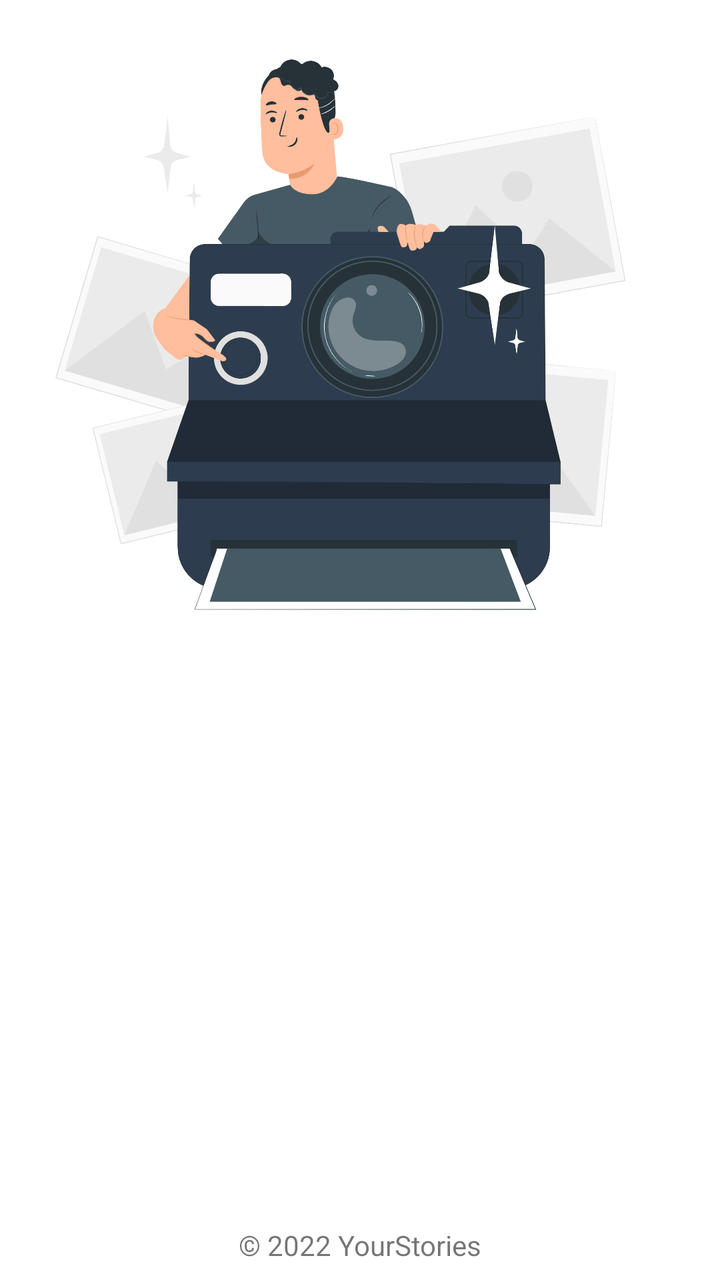
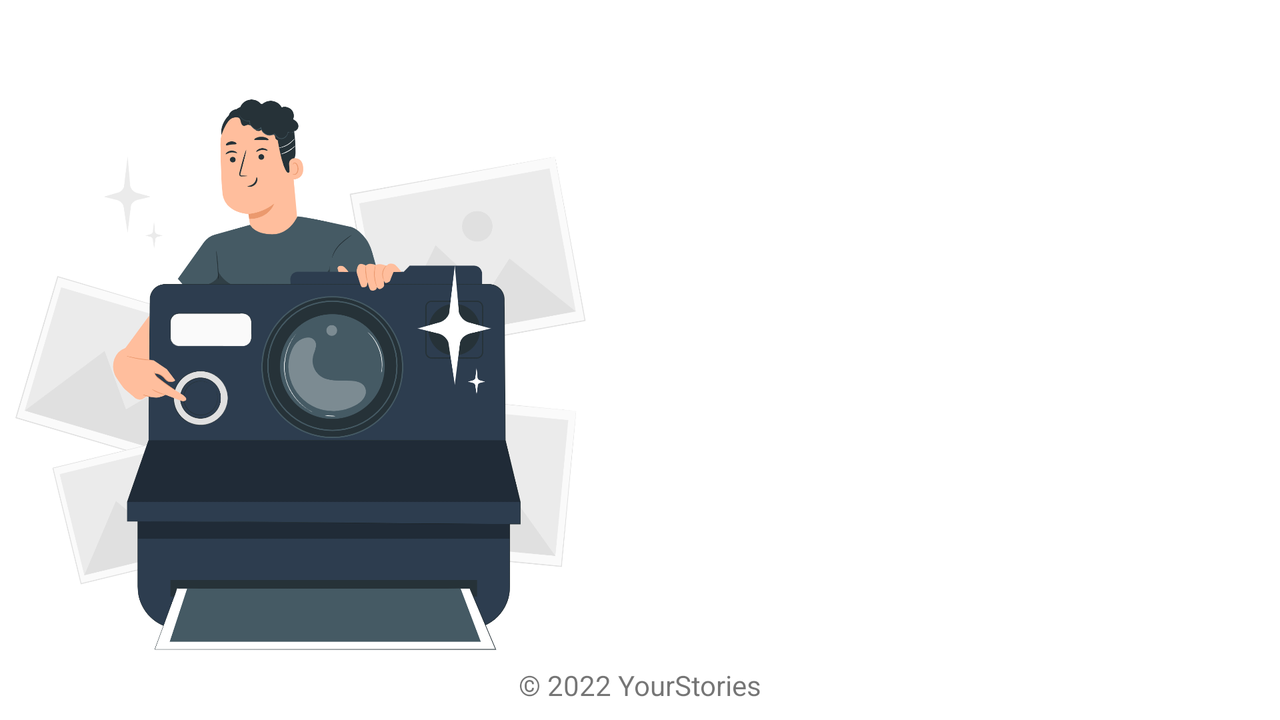

One screen, two layout resources from the same app: the default and the repository's alternative for another configuration. Each is rendered where Android would select it; the XML of both is given below.
<!-- AndroidManifest.xml: application theme Theme.LoginWithAnimation -->
<!-- res/layout/activity_welcome.xml -->
<?xml version="1.0" encoding="utf-8"?>
<androidx.constraintlayout.widget.ConstraintLayout xmlns:android="http://schemas.android.com/apk/res/android"
    xmlns:app="http://schemas.android.com/apk/res-auto"
    xmlns:tools="http://schemas.android.com/tools"
    android:id="@+id/background"
    android:layout_width="match_parent"
    android:layout_height="match_parent"
    tools:context="com.dicoding.picodiploma.mysubmission1.view.welcome.WelcomeActivity">

    <ImageView
        android:id="@+id/imageView"
        android:layout_width="0dp"
        android:layout_height="0dp"
        app:layout_constraintBottom_toTopOf="@+id/guidelineHorizontal"
        app:layout_constraintEnd_toEndOf="parent"
        app:layout_constraintStart_toStartOf="parent"
        app:layout_constraintTop_toTopOf="parent"
        app:srcCompat="@drawable/camera_pana" />

    <TextView
        android:id="@+id/titleTextView"
        android:layout_width="0dp"
        android:layout_height="wrap_content"
        android:layout_marginStart="32dp"
        android:layout_marginTop="8dp"
        android:layout_marginEnd="32dp"
        android:alpha="0"
        android:text="@string/title_welcome_page"
        android:textColor="@color/black"
        android:textSize="20sp"
        android:textStyle="bold"
        app:layout_constraintEnd_toEndOf="parent"
        app:layout_constraintHorizontal_bias="0.0"
        app:layout_constraintStart_toStartOf="parent"
        app:layout_constraintTop_toTopOf="@+id/guidelineHorizontal" />

    <TextView
        android:id="@+id/descTextView"
        android:layout_width="0dp"
        android:layout_height="wrap_content"
        android:layout_marginStart="32dp"
        android:layout_marginTop="8dp"
        android:layout_marginEnd="32dp"
        android:alpha="0"
        android:text="@string/message_welcome_page"
        android:textColor="@color/navi"
        android:textSize="14sp"
        app:layout_constraintEnd_toEndOf="parent"
        app:layout_constraintHorizontal_bias="0.0"
        app:layout_constraintStart_toStartOf="parent"
        app:layout_constraintTop_toBottomOf="@+id/titleTextView" />

    <Button
        android:id="@+id/loginButton"
        android:layout_width="0dp"
        android:layout_height="wrap_content"
        android:layout_marginStart="32dp"
        android:layout_marginTop="32dp"
        android:layout_marginEnd="16dp"
        android:alpha="0"
        android:backgroundTint="@color/navi"
        android:text="@string/login"
        app:layout_constraintEnd_toStartOf="@+id/guidelineVertical"
        app:layout_constraintStart_toStartOf="parent"
        app:layout_constraintTop_toBottomOf="@+id/descTextView" />

    <Button
        android:id="@+id/signupButton"
        android:layout_width="0dp"
        android:layout_height="wrap_content"
        android:layout_marginStart="16dp"
        android:layout_marginTop="32dp"
        android:layout_marginEnd="32dp"
        android:alpha="0"
        android:backgroundTint="@color/navi"
        android:text="@string/signup"
        app:layout_constraintEnd_toEndOf="parent"
        app:layout_constraintStart_toStartOf="@+id/guidelineVertical"
        app:layout_constraintTop_toBottomOf="@+id/descTextView" />

    <androidx.constraintlayout.widget.Guideline
        android:id="@+id/guidelineHorizontal"
        android:layout_width="wrap_content"
        android:layout_height="64dp"
        android:orientation="horizontal"
        app:layout_constraintEnd_toEndOf="parent"
        app:layout_constraintGuide_percent="0.5"
        app:layout_constraintStart_toStartOf="parent" />

    <androidx.constraintlayout.widget.Guideline
        android:id="@+id/guidelineVertical"
        android:layout_width="wrap_content"
        android:layout_height="64dp"
        android:orientation="vertical"
        app:layout_constraintEnd_toEndOf="parent"
        app:layout_constraintGuide_percent="0.5"
        app:layout_constraintStart_toStartOf="parent" />

    <TextView
        android:id="@+id/copyrightTextView"
        android:layout_width="wrap_content"
        android:layout_height="wrap_content"
        android:layout_marginStart="32dp"
        android:layout_marginEnd="32dp"
        android:layout_marginBottom="8dp"
        android:text="@string/copyright"
        android:textSize="14sp"
        app:layout_constraintBottom_toBottomOf="parent"
        app:layout_constraintEnd_toEndOf="parent"
        app:layout_constraintStart_toStartOf="parent" />

    <ImageView
        android:id="@+id/settingImageView"
        android:layout_width="50dp"
        android:layout_height="50dp"
        android:layout_marginTop="8dp"
        android:layout_marginEnd="8dp"
        android:padding="8dp"
        app:layout_constraintEnd_toEndOf="parent"
        app:layout_constraintTop_toTopOf="parent"
        app:srcCompat="@drawable/ic_baseline_settings"
        app:tint="@color/black" />

</androidx.constraintlayout.widget.ConstraintLayout>
<!-- resources referenced by this layout -->
<resources>
  <color name="black">#FF000000</color>
  <color name="navi">#2D3D4F</color>
  <!-- drawable camera_pana: png bitmap (drawable, 340723 bytes) -->
  <string name="copyright">© 2022 YourStories</string>
  <string name="login">Login</string>
  <string name="message_welcome_page">Want to share your daily story?  Or share your experience through the picture?  Just register on Your Stories!</string>
  <string name="signup">Signup</string>
  <string name="title_welcome_page">Welcome to Your Stories!</string>
  <style name="Theme.LoginWithAnimation" parent="Theme.MaterialComponents.DayNight.DarkActionBar">
          
          <item name="colorPrimary">@color/navi</item>
          <item name="colorPrimaryVariant">@color/black</item>
          <item name="colorOnPrimary">@color/white</item>
          
          <item name="colorSecondary">@color/red_200</item>
          <item name="colorSecondaryVariant">@color/red_700</item>
          <item name="colorOnSecondary">@color/black</item>
          
          <item name="android:statusBarColor" tools:targetApi="l">?attr/colorPrimaryVariant</item>
          
      </style>
  <color name="white">#FFFFFFFF</color>
  <color name="red_200">#F06292</color>
  <color name="red_700">#AD1457</color>
</resources>
<!-- res/layout-land/activity_welcome.xml (the repository's variant of the layout above) -->
<!-- drawn on the phone turned sideways -->
<?xml version="1.0" encoding="utf-8"?>
<androidx.constraintlayout.widget.ConstraintLayout xmlns:android="http://schemas.android.com/apk/res/android"
    xmlns:app="http://schemas.android.com/apk/res-auto"
    xmlns:tools="http://schemas.android.com/tools"
    android:id="@+id/background"
    android:layout_width="match_parent"
    android:layout_height="match_parent"
    tools:context="com.dicoding.picodiploma.mysubmission1.view.welcome.WelcomeActivity">

    <ImageView
        android:id="@+id/imageView"
        android:layout_width="0dp"
        android:layout_height="0dp"
        app:layout_constraintBottom_toBottomOf="parent"
        app:layout_constraintEnd_toStartOf="@+id/guidelineVertical"
        app:layout_constraintStart_toStartOf="parent"
        app:layout_constraintTop_toTopOf="parent"
        app:srcCompat="@drawable/camera_pana" />

    <TextView
        android:id="@+id/titleTextView"
        android:layout_width="0dp"
        android:layout_height="wrap_content"
        android:layout_marginStart="8dp"
        android:layout_marginTop="32dp"
        android:layout_marginEnd="8dp"
        android:alpha="0"
        android:text="@string/title_welcome_page"
        android:textColor="@color/black"
        android:textSize="20sp"
        android:textStyle="bold"
        app:layout_constraintEnd_toEndOf="parent"
        app:layout_constraintStart_toEndOf="@+id/imageView"
        app:layout_constraintTop_toBottomOf="@+id/settingImageView" />

    <TextView
        android:id="@+id/descTextView"
        android:layout_width="0dp"
        android:layout_height="wrap_content"
        android:layout_marginTop="32dp"
        android:alpha="0"
        android:text="@string/message_welcome_page"
        android:textColor="@color/navi"
        android:textSize="14sp"
        app:layout_constraintEnd_toEndOf="@+id/titleTextView"
        app:layout_constraintStart_toStartOf="@+id/titleTextView"
        app:layout_constraintTop_toBottomOf="@+id/titleTextView" />

    <Button
        android:id="@+id/loginButton"
        android:layout_width="0dp"
        android:layout_height="wrap_content"
        android:layout_marginTop="32dp"
        android:alpha="0"
        android:backgroundTint="@color/navi"
        android:text="@string/login"
        app:layout_constraintEnd_toEndOf="@+id/signupButton"
        app:layout_constraintStart_toStartOf="@+id/signupButton"
        app:layout_constraintTop_toBottomOf="@+id/signupButton" />

    <Button
        android:id="@+id/signupButton"
        android:layout_width="0dp"
        android:layout_height="wrap_content"
        android:layout_marginTop="32dp"
        android:alpha="0"
        android:backgroundTint="@color/navi"
        android:text="@string/signup"
        app:layout_constraintEnd_toEndOf="@+id/descTextView"
        app:layout_constraintStart_toStartOf="@+id/descTextView"
        app:layout_constraintTop_toBottomOf="@+id/descTextView" />

    <androidx.constraintlayout.widget.Guideline
        android:id="@+id/guidelineHorizontal"
        android:layout_width="wrap_content"
        android:layout_height="64dp"
        android:orientation="horizontal"
        app:layout_constraintEnd_toEndOf="parent"
        app:layout_constraintGuide_percent="0.5"
        app:layout_constraintStart_toStartOf="parent" />

    <androidx.constraintlayout.widget.Guideline
        android:id="@+id/guidelineVertical"
        android:layout_width="wrap_content"
        android:layout_height="64dp"
        android:orientation="vertical"
        app:layout_constraintEnd_toEndOf="parent"
        app:layout_constraintGuide_percent="0.5"
        app:layout_constraintStart_toStartOf="parent" />

    <TextView
        android:id="@+id/copyrightTextView"
        android:layout_width="wrap_content"
        android:layout_height="wrap_content"
        android:layout_marginStart="32dp"
        android:layout_marginEnd="32dp"
        android:layout_marginBottom="8dp"
        android:text="@string/copyright"
        android:textSize="14sp"
        app:layout_constraintBottom_toBottomOf="parent"
        app:layout_constraintEnd_toEndOf="parent"
        app:layout_constraintStart_toStartOf="parent" />

    <ImageView
        android:id="@+id/settingImageView"
        android:layout_width="50dp"
        android:layout_height="50dp"
        android:layout_marginTop="8dp"
        android:layout_marginEnd="8dp"
        android:padding="8dp"
        app:layout_constraintEnd_toEndOf="parent"
        app:layout_constraintTop_toTopOf="parent"
        app:srcCompat="@drawable/ic_baseline_settings"
        app:tint="@color/black" />

</androidx.constraintlayout.widget.ConstraintLayout>
